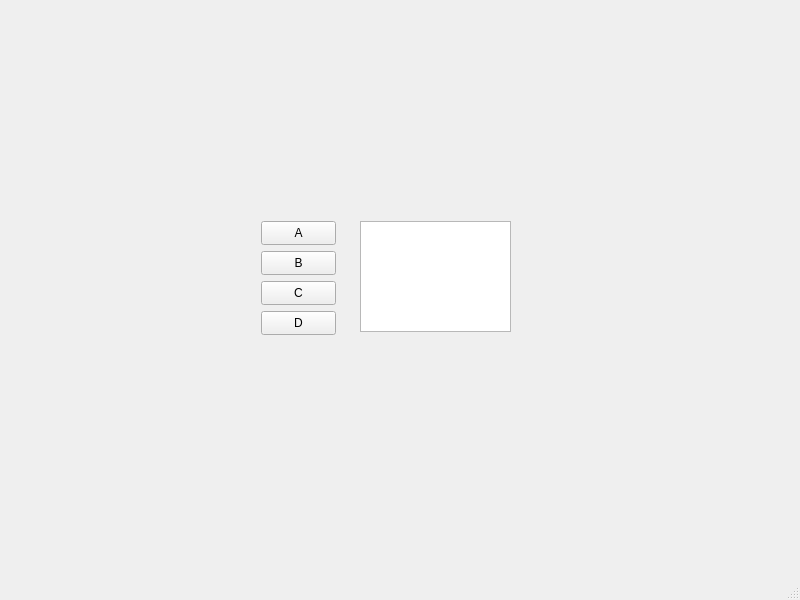
<?xml version="1.0" encoding="UTF-8"?>
<ui version="4.0">
 <class>MainWindow</class>
 <widget class="QMainWindow" name="MainWindow">
  <property name="geometry">
   <rect>
    <x>0</x>
    <y>0</y>
    <width>800</width>
    <height>600</height>
   </rect>
  </property>
  <property name="windowTitle">
   <string>MainWindow</string>
  </property>
  <widget class="QWidget" name="centralwidget">
   <widget class="QPushButton" name="pushButton">
    <property name="geometry">
     <rect>
      <x>261</x>
      <y>221</y>
      <width>75</width>
      <height>24</height>
     </rect>
    </property>
    <property name="text">
     <string>A</string>
    </property>
   </widget>
   <widget class="QListView" name="listView">
    <property name="geometry">
     <rect>
      <x>360</x>
      <y>221</y>
      <width>151</width>
      <height>111</height>
     </rect>
    </property>
   </widget>
   <widget class="QPushButton" name="pushButton_2">
    <property name="geometry">
     <rect>
      <x>261</x>
      <y>251</y>
      <width>75</width>
      <height>24</height>
     </rect>
    </property>
    <property name="text">
     <string>B</string>
    </property>
   </widget>
   <widget class="QPushButton" name="pushButton_3">
    <property name="geometry">
     <rect>
      <x>261</x>
      <y>311</y>
      <width>75</width>
      <height>24</height>
     </rect>
    </property>
    <property name="text">
     <string>D</string>
    </property>
   </widget>
   <widget class="QPushButton" name="pushButton_4">
    <property name="geometry">
     <rect>
      <x>261</x>
      <y>281</y>
      <width>75</width>
      <height>24</height>
     </rect>
    </property>
    <property name="text">
     <string>C</string>
    </property>
   </widget>
  </widget>
  <widget class="QMenuBar" name="menubar">
   <property name="geometry">
    <rect>
     <x>0</x>
     <y>0</y>
     <width>800</width>
     <height>33</height>
    </rect>
   </property>
  </widget>
  <widget class="QStatusBar" name="statusbar"/>
 </widget>
 <resources/>
 <connections/>
</ui>
